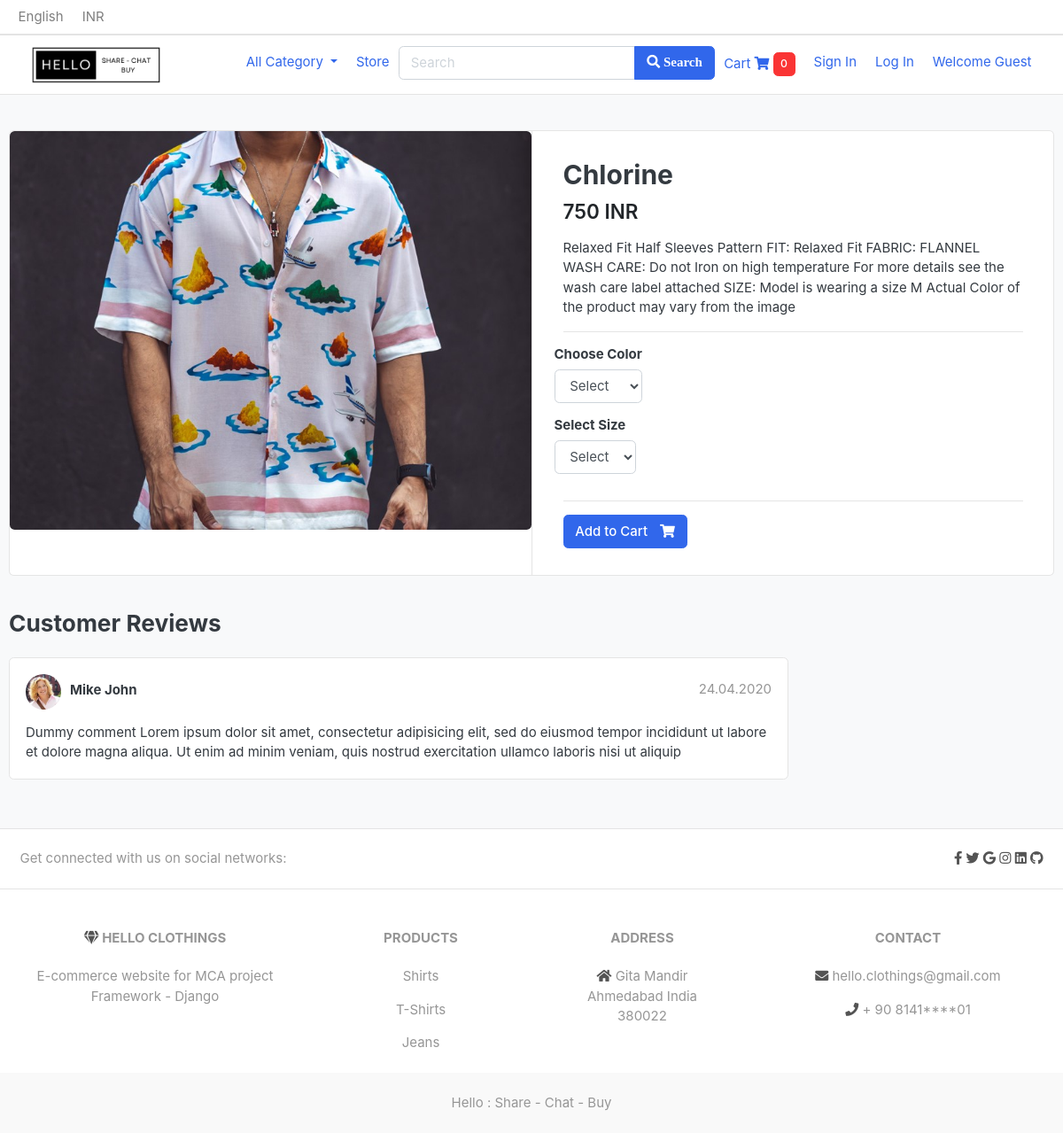
/store/shirts/chlorine/, run on the app's committed database.
### store/models.py (models this page shows, shortened)
class Product(models.Model):
    product_name    = models.CharField(max_length=200, unique=True)
    slug            = models.SlugField(max_length=200, unique=True)
    description     = models.TextField(max_length=500, blank=True)
    price           = models.IntegerField()
    images          = models.ImageField(upload_to='photos/products')
    stock           = models.IntegerField()
    is_available    = models.BooleanField(default=True)
    category        = models.ForeignKey(Category, on_delete=models.CASCADE)
    created_date    = models.DateTimeField(auto_now_add=True)
    modified_date   = models.DateTimeField(auto_now=True)

### store/views.py (the view)
# urls.py: path('<slug:category_slug>/<slug:product_slug>/',views.product_detail, name='product_detail'),
def product_detail(request, category_slug, product_slug):
    try:
        single_product = Product.objects.get(category__slug=category_slug, slug=product_slug)
        in_cart = CartItem.objects.filter(cart__cart_id=_cart_id_(request), product=single_product).exists()
    except Exception as e:
        raise e
    context = {
        'single_product':single_product,
        'in_cart':in_cart,
    }
    return render(request, 'store/product_detail.html', context)

### carts/context_processors.py (called while the page is built)
def counter(request):
    cart_count = 0
    if 'admin' in request.path:
        return {}
    else:
        try:
            cart = Cart.objects.filter(cart_id=_cart_id_(request))
            cart_items = CartItem.objects.all().filter(cart=cart[:1])
            for cart_item in cart_items:
                cart_count += cart_item.quantity
        except Cart.DoesNotExist:
            cart_count = 0
    return dict(cart_count=cart_count)

### carts/views.py (called while the page is built)
def _cart_id_(request):
    cart = request.session.session_key
    if not cart:
        cart = request.session.create()
    return cart

### category/context_processors.py (called while the page is built)
def menu_links(request):
    links = Category.objects.all()
    return dict(links=links)

### category/models.py (called while the page is built)
    def get_url(self):
        return reverse('products_by_category', args=[self.slug])

### store/models.py (called while the page is built)
    def colors(self):
        return super(VariationManager, self).filter(variation_category='color', is_active=True)

    def sizes(self):
        return super(VariationManager, self).filter(variation_category='size', is_active=True)

### templates/store/product_detail.html (shortened to what this page needs)
{% extends 'base.html' %}
{% load static %}
{% block content %}
<section class="section-content padding-y bg">
<div class="container">
<div class="card">
	<div class="row no-gutters">
		<aside class="col-md-6">
<article class="gallery-wrap">
	<div class="img-big-wrap">
	   <a href="#"><img src="{{ single_product.images.url }}"></a>
	</div>
</article>
		</aside>
		<main class="col-md-6 border-left">
<form action="{% url 'add_cart' single_product.id %}" method="post">
<article class="content-body">
<h2 class="title">{{ single_product.product_name }}</h2>
<div class="mb-3">
	<var class="price h4">{{ single_product.price }} INR </var>
</div>
<p>{{ single_product.description }}</p>
<hr>
	<div class="row">
		<div class="item-option-select">
			<h6>Choose Color</h6>
			<select  name="color" class="form-control" required>
				<option value="" disabled selected>Select</option>
			</select>
		</div>
	</div>
	<div class="row">
		<div class="item-option-select">
			<h6>Select Size</h6>
				<select name="size" class="form-control" required>
					<option value="" disabled selected>Select</option>
				</select>
		</div>
	</div>
	<hr>
	{% if single_product.stock <= 0 %}
		<h5 class="btn btn-danger">Out of Stock</h5>
	{% else %}
		<button type="submit" class="btn  btn-primary"> <span class="text">Add to Cart</span> <i class="fas fa-shopping-cart"></i>  </button>
	{% endif %}
</article>
</form>
		</main>
	</div>
</div>
<br>
<div class="row">
			<div class="col-md-9">
	<header class="section-heading">
		<h3>Customer Reviews </h3>
	</header>
	<article class="box mb-3">
		<div class="icontext w-100">
			<img src="{% static './images/avatars/avatar1.jpg' %}" class="img-xs icon rounded-circle">
			<div class="text">
				<span class="date text-muted float-md-right">24.04.2020 </span>
				<h6 class="mb-1">Mike John </h6>
			</div>
		</div>
		<div class="mt-3">
			<p>
				Dummy comment Lorem ipsum dolor sit amet, consectetur adipisicing elit, sed do eiusmod
				tempor incididunt ut labore et dolore magna aliqua. Ut enim ad minim veniam,
				quis nostrud exercitation ullamco laboris nisi ut aliquip
			</p>
		</div>
	</article>
	</div>
</div>
</div>
</section>
{% endblock %}

### static/css/ui.css (style rules this page uses)
html { font-family: "Inter", sans-serif; font-size: 15px; }
.content-body { flex: 1 1 auto; padding: 2rem 2.3rem; }
.img-xs, .img-sm, .img-md, .img-lg { -o-object-fit: cover; object-fit: cover; flex-shrink: 0; flex-grow: 0; }
.img-xs { width: 40px; height: 40px; }
.padding-y { padding-top: 40px; padding-bottom: 40px; }
var { font-style: normal; }
article:after, .form-group:after { display: block; clear: both; content: ""; }
.bg { background-color: #f8f9fa; }
.section-heading { margin-bottom: 20px; margin-top: 15px; }
p:last-child { margin-bottom: 0; }
.btn .text + i { margin-left: 10px; }
.icontext { display: inline-flex; align-items: center; vertical-align: middle; }
.icontext .text { width: 100%; line-height: 1.2; }
.icontext .icon { position: relative; margin-right: 10px; flex-shrink: 0; flex-grow: 0; }
.price { font-weight: 600; color: #212529; }
.box { padding: 18px; background: #fff; border-radius: 0.37rem; border: 1px solid #e4e4e4; }
.box img { max-width: 100%; }
.gallery-wrap .img-big-wrap { margin-bottom: 10px; border-radius: 0.37rem; overflow: hidden; background-color: #fff; }
.gallery-wrap .img-big-wrap a { text-align: center; display: block; }
.gallery-wrap .img-big-wrap img { height: 450px; width: auto; display: inline-block; }
.item-option-select { margin-bottom: 1rem; display: inline-block; margin-right: 15px; }

### data on the page
Product: images (picture), product_name "Chlorine", price "750", description "Relaxed Fit Half Sleeves Pattern FIT: Relaxed Fit FABRIC: FLANNEL WASH CARE: Do not Iron on high temperature For more details see the wash care label attached SIZE: Model is wearing a size M Actual Color of the product may vary from the image"

### other printed values
{{ cart_count }} "0"
